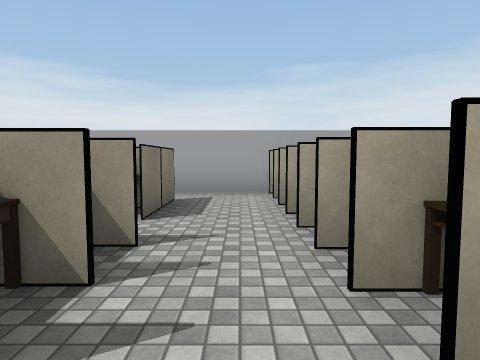
View 1 (above)

23 first-person views from a walk through a Unity game level. The camera is 1.4 m above the floor, tilts 4° down and sees 75° across. The floor is counted in squares, 2 m on a side. Each view is taken from the middle of a square. On the plan, view 1 faces up. The plan holds only what a view shows up to about 10 squares ahead; the rest is blank. The player is left out. Some animated figures are not drawn. Door leaves are left out, so doorways stand open. Some surface patterns are stand-ins.

View 2
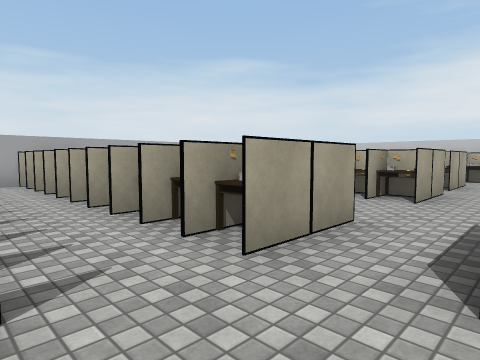

View 3
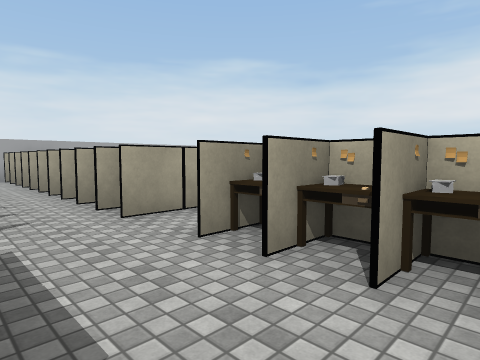

View 4
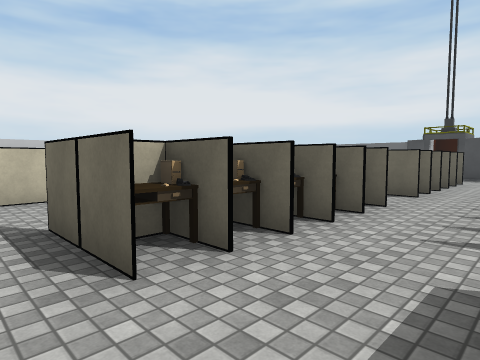

View 5
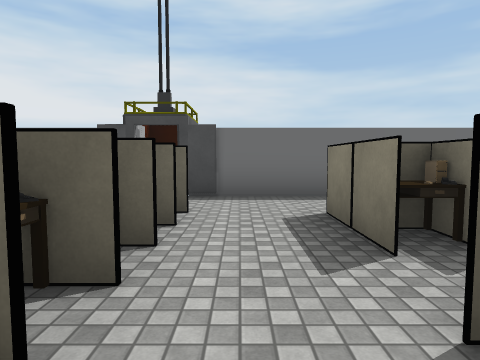

View 6
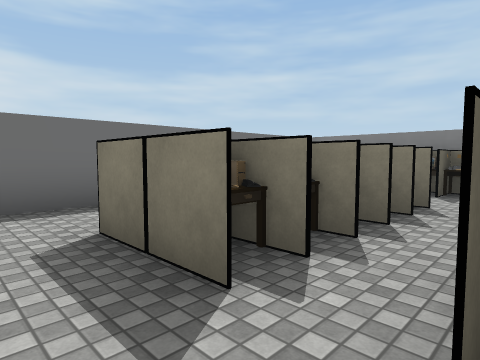

View 7
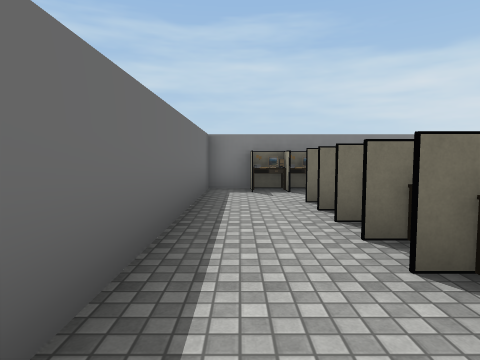

View 8
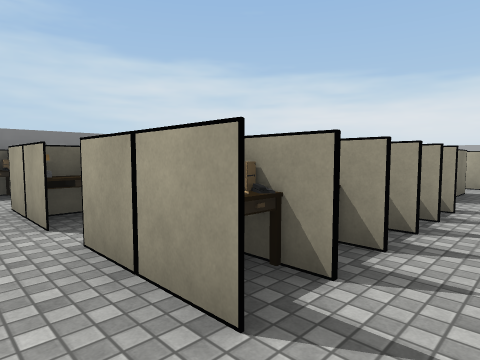

View 9
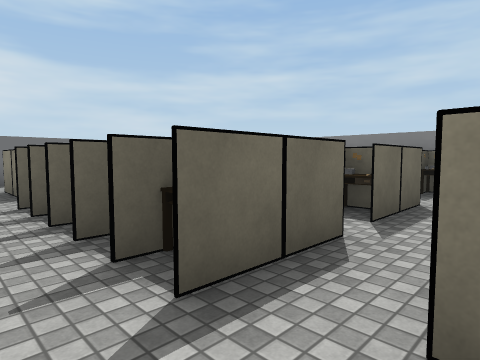

View 10
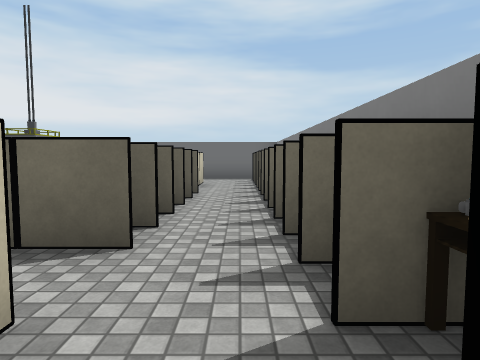

View 11
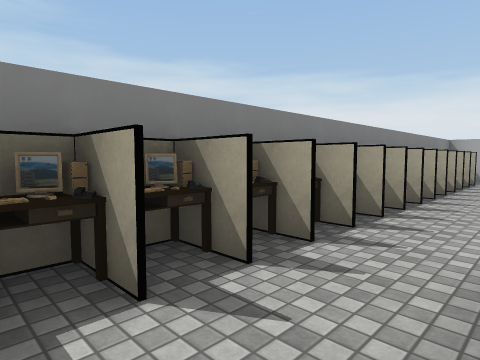

View 12
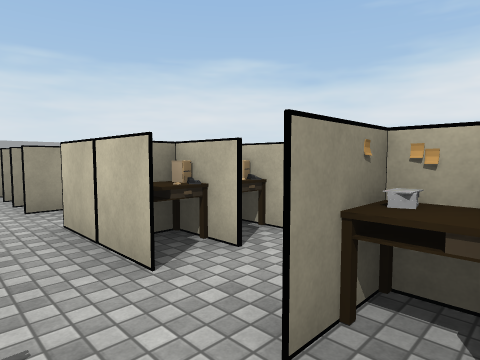

View 13
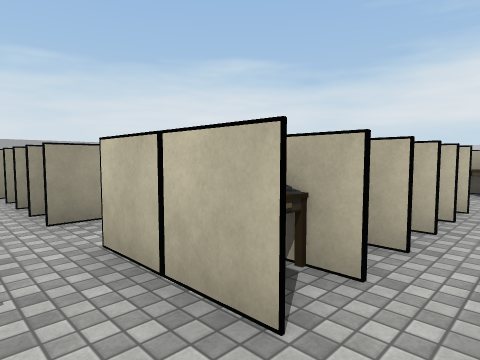

View 14
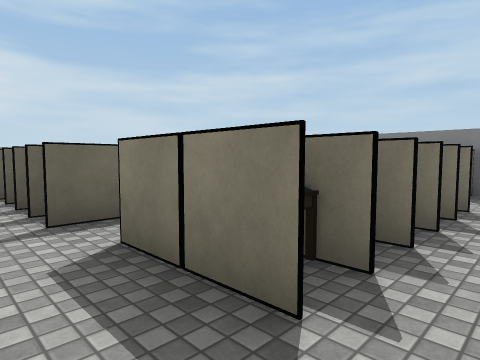

View 15
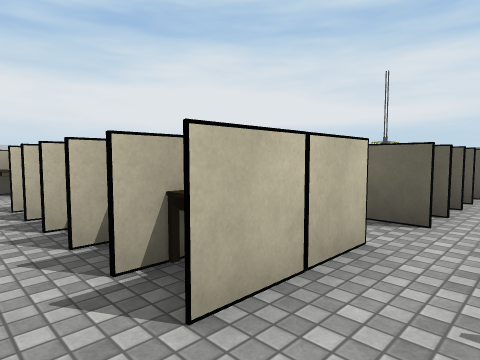

View 16
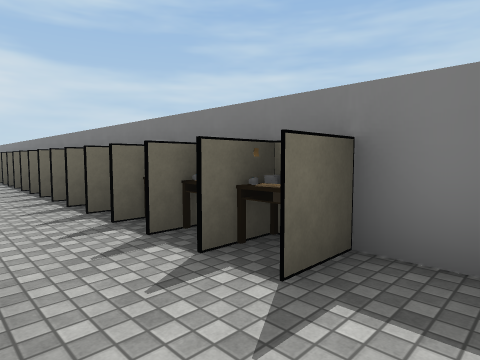

View 17
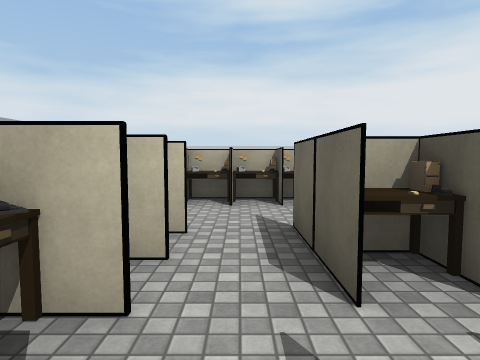

View 18
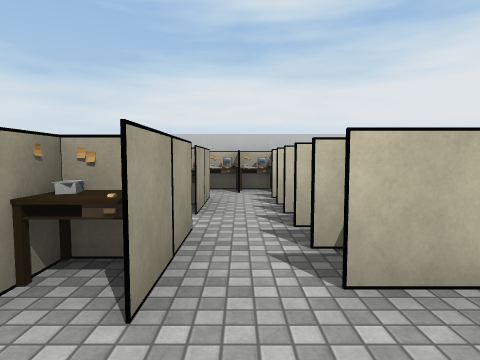

View 19
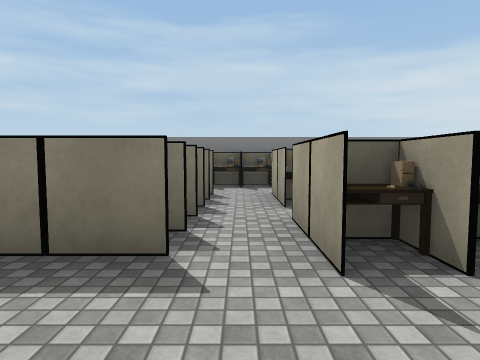

View 20
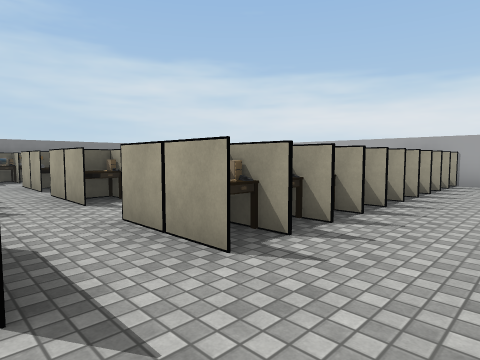

View 21
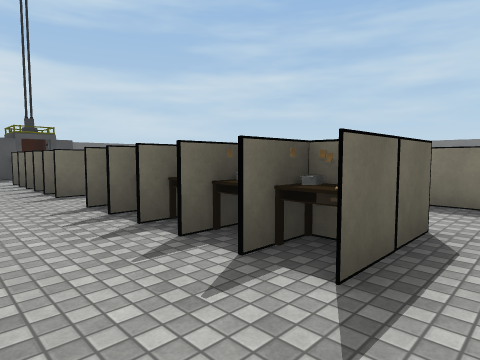

View 22
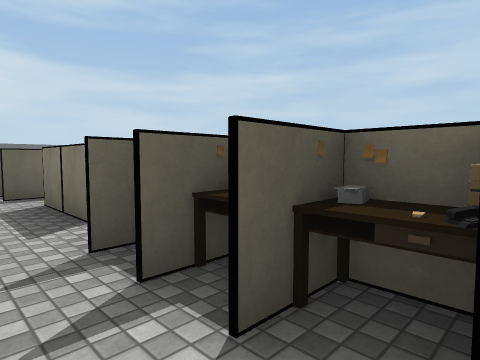

View 23
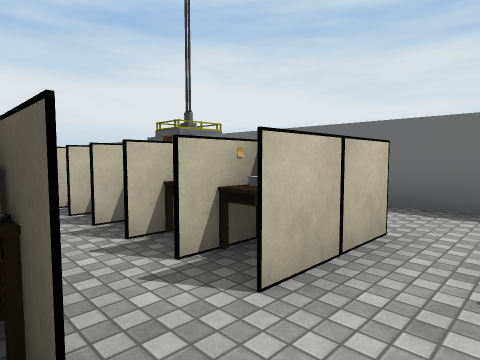

### Floor plan
Key: @ floor where view 1 was taken; # wall or solid block; x gap in a wall; . floor; D open door; O other object.
Columns run from 8 left of view 1 to 10 right of it. Each row starts with its distance up from view 1.
  7  #     #####
  6  ........##.
  5  O.OOOOO.OO.
  4   OO OOO.OO.
  3   .......OO.
  2   .O .OO.OO.
  1   .O  OO.OO..
  0   .O  OO@OO..O    O
 -1   .OO.OO.OO..OOOO.O
 -2  O................O
 -3  O.OOOO..OO..OOOO.#
 -4  O.OOOO..OO..
 -5  #.......OO..
 -6  O.OO.OO.OO..
 -7  O.O   O....
 -8  O.O  O..OO.
 -9  #..O.OO.OO.
-10  O..x.x..OO.
-11  O.OOOOO.OO.
-12  O.OO.OO.OO.
-13 #..........
-14 #########DD

Positions as (right, up) in squares from view 1, and headings:
1: (0, 0), facing up
2: (-1, -3), facing up-right
3: (-1, -5), facing up-right
4: (-1, -2), facing down-right
5: (0, -8), facing down
6: (0, -9), facing down-left
7: (0, -13), facing left
8: (0, -10), facing up-left
9: (0, -4), facing down-left
10: (-6, -3), facing down
11: (-5, -5), facing up-left
12: (-6, -6), facing up-right
13: (-6, -5), facing up-right
14: (0, 6), facing down-left
15: (-6, 6), facing down-right
16: (-5, 6), facing down-left
17: (-4, 3), facing right
18: (3, -2), facing right
19: (1, -2), facing left
20: (4, -3), facing up-left
21: (4, -2), facing down-left
22: (0, 1), facing down-left
23: (-6, -9), facing down-right
